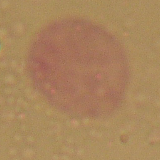
#> input picture Tests/1_1.bmp, 160 x 160 px
$ jupyter execute --allow-errors fractal_dimension.ipynb   (shell and % lines are left out)
#> lines starting #> are read from the running program, lines starting #| are printed output that depends on the picture; long printed decimals are rounded
[cell 1]
from matplotlib import pyplot as plt
from matplotlib import image as mpimg
import cv2
import numpy
import math


%pylab inline

[cell 2]
def rgb2gray(rgb):
    return numpy.array(numpy.dot(rgb[...,:3], [0.333, 0.334, 0.333]))
    #return np.array(np.dot(rgb[...,:3], [0.299, 0.587, 0.114]))

initial_image = mpimg.imread("Tests/1_1.bmp")
#> initial_image is the input picture: shape (160, 160, 3); mean R, G, B 169.1, 132.6, 93
#initial_image = mpimg.imread("ripple.png")

grayscale_image = rgb2gray(initial_image)
#> in rgb2gray, `return numpy.array(numpy.dot(rgb[...,:3], [0.333, 0.334, 0.333]))`:
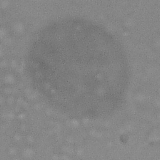
#> returned value: shape (160, 160) float64; min 103.7, max 159.3, mean 131.6
print(grayscale_image)
#> (printed output is left out)
plt.imshow(grayscale_image, cmap = plt.get_cmap('gray'))

[cell 3]
def coefficients(x):
    def gen(k):
        #assert k % 2 == 0
        if k % 2 == 1:
            k = k-1
        return (x for x in range(-k//2, k//2) if not x == 0)

    def delta_b(x):
        n, m = x.shape
#> n = 160; m = 160
        assert x.dtype == numpy.complex_
        a, b, c, d = 0.0, float(n) * float(m), 0.0, 0.0
#> a = 0; b = 25600; c = 0; d = 0
        for i in gen(n):
            for j in gen(m):
                a += math.log(numpy.abs(x[i][j]))
                c += math.log(numpy.abs(x[i][j])) * math.log(i**2 + j**2)
                d += math.log(i**2 + j**2)
#> after the loop, a = 146464.5; c = 1171846; d = 203348.5

        return -1.0 * (a*d - c*b)

    def delta_d(x):
        n, m = x.shape
        assert x.dtype == numpy.complex_
        a, b, c, d = 0.0, 0.0, 0.0, 0.0
        for i in gen(n):
            for j in gen(m):
                a += math.log(i**2 + j**2)
                b += math.log(numpy.abs(x[i][j]))
                c += (math.log(i**2 + j**2))**2
                d += math.log(numpy.abs(x[i][j])) * math.log(i**2 + j**2)

        return -0.5 * (a*d - c*b)

    def delta(x):
        n, m = x.shape
#> n = 160; m = 160
        assert x.dtype == numpy.complex_
        a, b, c, d = 0.0, float(n) * float(m), 0.0, 0.0
#> a = 0; b = 25600; c = 0; d = 0
        for i in gen(n):
            for j in gen(m):
                a += math.log(i**2 + j**2)
                c += (math.log(i**2 + j**2))**2
                d += math.log(i**2 + j**2)
#> after the loop, a = 203348.5; c = 1660797; d = 203348.5

        return 0.5 * (a*d - c*b)

    b = delta_b(x) / delta(x)
#> b = -0.37
    C = math.exp(delta_d(x) / delta(x))
#> after the loop in delta_d, `for i in gen(n):`: a = 203348.5; b = 146464.5; c = 1660797; d = 1171846
#> C = 0.0143
    return b, C

[cell 4]
b, c = coefficients(numpy.fft.fft2(grayscale_image))
#> b = -0.37; c = 0.0143
dim  = 1.0 + (3.0-b)/2.0
#> dim = 2.69
print('beta: %f' % b)
#| beta: -0.3704
print('dim: %f ' % dim)
#| dim: 2.685

#> (a cell that did not finish here is left out)

#> (a cell that did not finish here is left out)

#> (a cell that did not finish here is left out)

[cell 8]
# extrapolation

# [58 lines left out: function extrapolation, not called in this run]

[cell 9]
print("img: ", grayscale_image[80][80])
#| img:  125.326
#> (the rest of this cell did not finish here and is left out)
